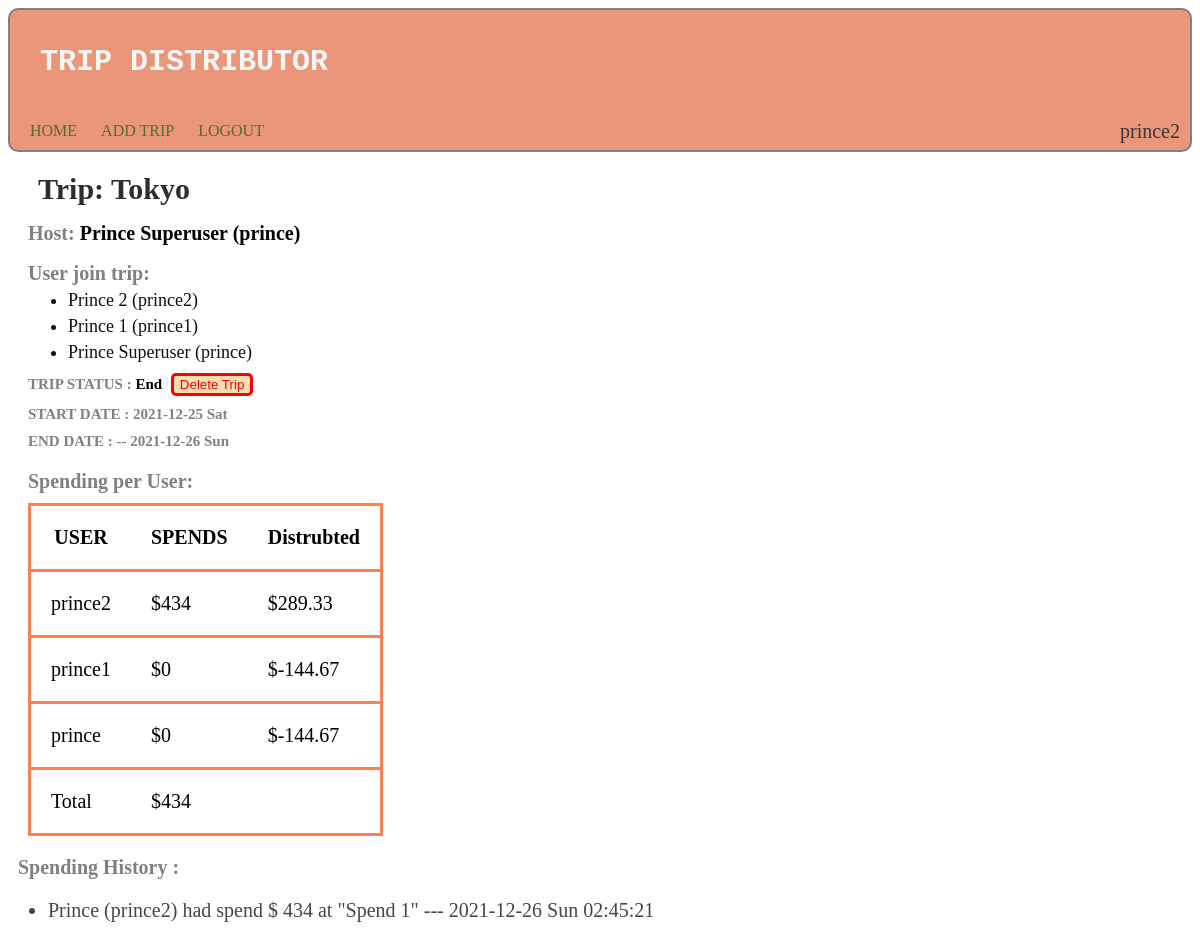
Screenshot of /trip/13 (signed in) with the database file from the repository.
### trip_distributer/models.py (models this page shows)
class User(AbstractUser):
    pass

class Trip(models.Model):
    trip_name = models.CharField(max_length=120)
    user_tohost = models.ForeignKey(User, on_delete=models.CASCADE , related_name="users_host_trip" )
    user_ontrip  = models.ManyToManyField(User , related_name="users_ontrip")
    status = models.CharField(max_length=20 , default="current")
    start_date = models.DateField()
    end_date = models.DateField(null=True, blank=True)

class Spending(models.Model):
    trip = models.ForeignKey(Trip ,  on_delete=models.CASCADE , related_name="trip_spend")
    user = models.ForeignKey( User , on_delete=models.CASCADE , related_name="user_spend")
    description = models.CharField(null=False , max_length=300)
    spend = models.IntegerField(null=False)
    date_time = models.DateTimeField()

### trip_distributer/views.py (the view)
# urls.py: path("trip/<int:tripid>" , views.trip_view , name="view_trip"),
@csrf_exempt
@login_required(login_url='')
def trip_view(request, tripid):
    trip= Trip.objects.get(id= tripid)
    users_on_trip = list(trip.user_ontrip.all())
    total_spend = 0
    for spend in trip.trip_spend.all() :
        total_spend += spend.spend
    print(total_spend)
    a = {}
    for user in users_on_trip:
        user_total_spend= 0
        print(user.user_spend.filter(trip = trip))
        for user_spend in user.user_spend.filter(trip = trip):
            user_total_spend += user_spend.spend
        a[user.username] = [ round(user_total_spend ,2 ) , round(user_total_spend -(total_spend/len(users_on_trip)), 2 )]
    print(a)
    if request.user in users_on_trip:
        return render(request , "trip_distributer/trip.html" , {
            "trip" : trip,
            "total_spend":total_spend,
            "users_spend":a
        })

### trip_distributer/templates/trip_distributer/trip.html (shortened to what this page needs)
{% extends "trip_distributer/layout.html" %}
{% load static %}
{% block body %}
<div id="trip_detail">
<h2 id="trip_name"> Trip: {{ trip.trip_name }}</h2>
<H2 id="trip_host"> Host: <a style="color: black;"> {{ trip.user_tohost.first_name.capitalize }} {{ trip.user_tohost.last_name.capitalize }} ({{ trip.user_tohost }})</a></H2>
<h4 style="margin: 0px; font-size: 20px;">User join trip: </h4>
<ul style="margin: 0px; font-size: 18px; ">
    {% for user in trip.user_ontrip.all %}
        <li style="color: rgb(15, 15, 15); margin-top: 5px;">
        {{ user.first_name.capitalize }} {{ user.last_name.capitalize }} ({{ user.username }})
        </li>
    {% endfor %}
</ul>
<h3>TRIP STATUS :<a style="color: black;"> {{ trip.status.capitalize }}</a> {% if trip.status == "end" %}<button id="delete_trip" class="end_trip" onclick="return delete_trip(event , '{{trip.id}}')">Delete Trip</button>{% endif %}</h3>
<h3>START DATE : {{ trip.start_date|date:'Y-m-d D' }}</h3>
<h3>END DATE : -- {{ trip.end_date|date:'Y-m-d D' }}</h3>
</div>
<div id="users_spendings">
    <h3>Spending per User: </h3>
    <table>
        <tr>
            <th>
                USER
            </th>
            <th>
                SPENDS
            </th>
            <th>
                Distrubted
            </th>
        </tr>
        {% for user ,spend in users_spend.items %}
        <tr>
            <td>
                {{user}}
            </td>
            <td>
                ${{ spend.0 }}
            </td>
            <td>
                ${{ spend.1  }}
            </td>
        </tr>
        {% endfor %}
        <tr>
            <td>Total</td>
            <td>${{ total_spend}}</td>
            <td></td>
        </tr>
    </table>
</div>
<div id = "spending">
    <h3>Spending History :</h3>
    <ul id="spend_history">
        {% for spending in trip.trip_spend.all|dictsortreversed:"date_time" %}
        <li> {{ spending.user.first_name.capitalize }} ({{spending.user }}) had spend $ {{ spending.spend }} at "{{ spending.description }}"  --- {{ spending.date_time|date:'Y-m-d D H:i:s' }} </li>
        {% endfor %}
    </ul>
</div>
{% endblock %}

### trip_distributer/templates/trip_distributer/layout.html (shortened to what this page needs)
{% load static %}
<html>
    <head>
        <link href="{% static 'trip_distributer/style.css' %}" rel="stylesheet">
    </head>
    <body>
        <p class="p1"><span class="s1">{% load static %} {% block script %} {% endblock %}</span></p>
        <div id="navigation">
            <h2> TRIP DISTRIBUTOR </h2><br>
            {% if request.user.is_authenticated %}
            <div id="options">
                <a href="{% url 'index' request.user %}">HOME</a>
                <a href="{% url 'addtrip' %}">ADD TRIP</a>
                <a href="{% url 'logout' %}">LOGOUT</a>
                <p style="color: rgb(58, 56, 56); display: block; position: relative; float: right; margin-top: -2px; font-size: 20px;"> {{ request.user }} </p>
            </div>
            {% endif %}
        </div>
        {% block body %}
        {% endblock %}
    </body>
</html>

### trip_distributer/static/trip_distributer/style.css (style rules this page uses)
#navigation { background-color: darksalmon; padding: 10px; border: 2px solid grey; border-radius: 10px; }
#navigation h2 { color: whitesmoke; font-size: 30px; font-family: 'Courier New', Courier, monospace; margin-left: 20px; }
#navigation a { text-decoration: none; color:darkolivegreen; font-family:Georgia, 'Times New Roman', Times, serif; margin: 10px; }
#trip_detail { font-size: 14px; color: grey; margin-left: 20px; }
#trip_detail #trip_name { font-size: 30px; font-family: Georgia, 'Times New Roman', Times, serif; color: rgb(46, 46, 46); margin: 10px; margin-top: 20px; }
#trip_detail #trip_host { font-size: 20px; font-family: Georgia, 'Times New Roman', Times, serif; }
.end_trip { position: relative; margin: 0px; border: 3px solid red; border-radius: 5px; background-color: wheat; color: red; margin-left: 5px; }
h3 { margin: 0px; margin-top: 10px; font-family: Georgia, 'Times New Roman', Times, serif; font-size: 15px; }
#users_spendings { margin: 20px; }
#users_spendings h3 { color: grey; font-family: Georgia, 'Times New Roman', Times, serif; font-size: 20px; margin-bottom:10px ; }
#users_spendings table { font-size: 20px; }
#users_spendings table ,#users_spendings tr { border: 3px solid coral; border-collapse: collapse; }
#users_spendings td, #users_spendings th { padding: 20px; }
#spending h3 { color: grey; font-size: 20px; font-family: Georgia, 'Times New Roman', Times, serif; margin-left: 10px; }
#spending { font-size: 20px; font-family: Georgia, 'Times New Roman', Times, serif; }
#spending li { margin-top: 10px; color: rgb(73, 69, 69); }

### rows the page displays
User: user "prince2", first_name "Prince", last_name "2", username "prince2", users_spend "prince2"
Trip: trip_name "Tokyo", user_tohost.first_name "Prince", user_tohost.last_name "Superuser", user_tohost "prince", status "End", start_date "2021-12-25 Sat", end_date "2021-12-26 Sun"
User: first_name "Prince", last_name "1", username "prince1", users_spend "prince1"
User: first_name "Prince", last_name "Superuser", username "prince", users_spend "prince"
Spending: user.first_name "Prince", user "prince2", spend "434", description "Spend 1", date_time "2021-12-26 Sun 02:45:21"

### other values shown
{{ spend.0 }} "434" "0" "0"
{{ spend.1 }} "289.33" "-144.67" "-144.67"
{{ total_spend }} "434"
